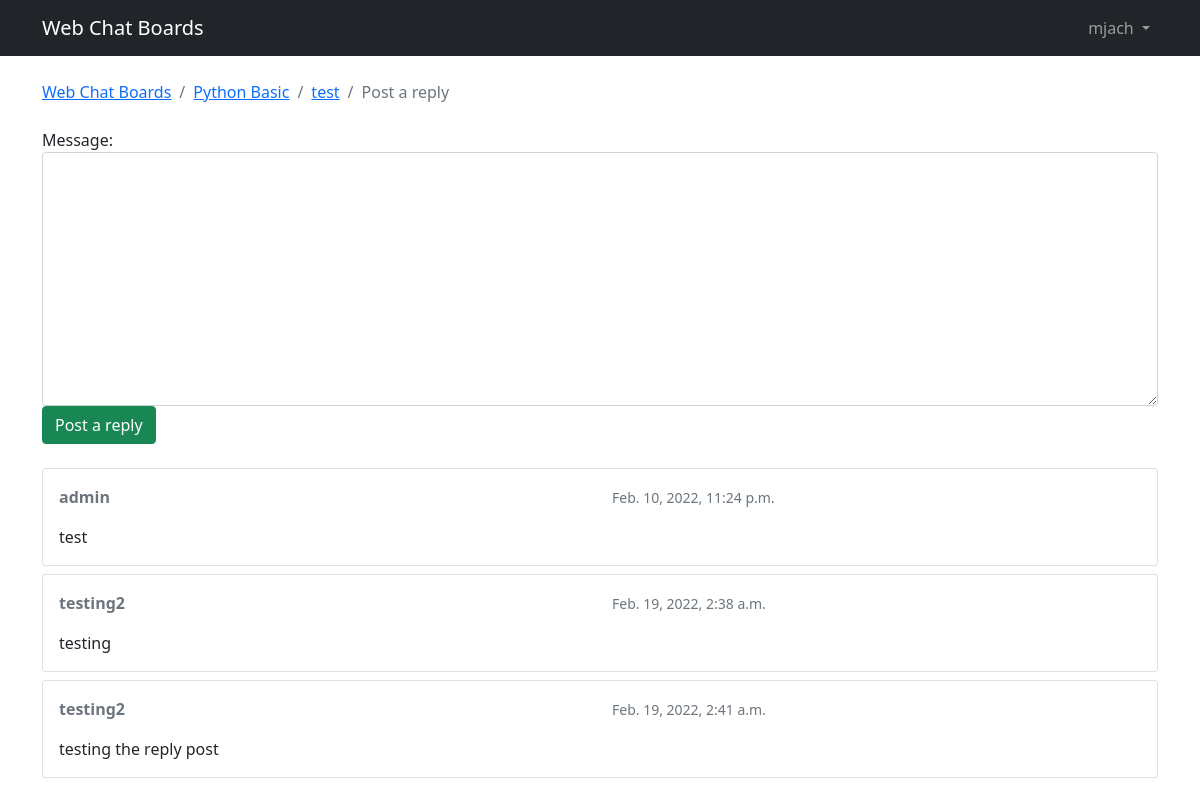
/board_topic/1/topics/1/reply/ (signed in), run on the app's committed database.
### webchat/models.py (models this page shows, shortened)
class ChatTopic(models.Model):
    subject = models.CharField(max_length = 250)
    lastUpdate = models.DateTimeField(auto_now_add = True)
    boardName = models.ForeignKey(ChatBoard, related_name='topics',on_delete=models.CASCADE)
    boardStarter = models.ForeignKey(User, related_name='topics',on_delete=models.CASCADE)
    views = models.PositiveIntegerField(default=0)

class ChatBoard(models.Model):
    name = models.CharField(max_length = 35, unique = True)
    details = models.CharField(max_length = 150)

class Post(models.Model):
    message = models.TextField(max_length = 5000)
    topic = models.ForeignKey(ChatTopic, related_name = 'posts',on_delete=models.CASCADE)
    createdAt = models.DateTimeField(auto_now_add = True)
    updatedAt = models.DateTimeField(null = True)
    createdBy = models.ForeignKey(User, related_name = 'posts',on_delete=models.CASCADE)
    updatedBy = models.ForeignKey(User, null = True, related_name = '+',on_delete=models.CASCADE)

### webchat/views.py (the view)
@login_required
def reply_topic(request, pk, topic_pk):
    topic = get_object_or_404(ChatTopic, boardName__pk=pk, pk=topic_pk )
    if request.method == 'POST':
        form = PostForm(request.POST)
        if form.is_valid():
            post = form.save(commit=False)
            post.topic = topic
            post.createdBy = request.user
            post.save()
            return redirect('topic_posts', pk=pk, topic_pk=topic_pk)
    else:
        form = PostForm()
    return render(request,'reply_topic.html', {'topic':topic, 'form':form})

### webchat/forms.py
class PostForm(forms.ModelForm):
    class Meta:
        model = Post
        fields = ['message']

### webchat/templatetags/form_tags.py (called while the page is built)
@register.filter
def input_class(bound_field):
    css_class = ''
    if bound_field.form.is_bound:
        if bound_field.errors:
            css_class = 'is-invalid'
        elif field_type(bound_field) != 'PasswordInput':
            css_class = 'is-valid'
    return 'form-control {}'.format(css_class)

### templates/reply_topic.html (shortened to what this page needs)
{% extends 'base.html' %}
{% load static %}
{% block breadcrumb %}
  <li class="breadcrumb-item"><a href="{% url 'home' %}">Web Chat Boards</a></li>
  <li class="breadcrumb-item"><a href="{% url 'board_topic' topic.boardName.pk %}">{{ topic.boardName.name }}</a></li>
  <li class="breadcrumb-item"><a href="{% url 'topic_posts' topic.boardName.pk topic.pk %}">{{ topic.subject }}</a></li>
  <li class="breadcrumb-item active">Post a reply</li>
{% endblock %}
{% block content %}
  <form method="post" class="mb-4">
    {% include 'includes/form.html' %}
    <button type="submit" class="btn btn-success">Post a reply</button>
  </form>
  {% for post in topic.posts.all %}
    <div class="card mb-2">
      <div class="card-body p-3">
        <div class="row mb-3">
          <div class="col-6">
            <strong class="text-muted">{{ post.createdBy.username }}</strong>
          </div>
          <div class="col-6 text-right">
            <small class="text-muted">{{ post.createdAt }}</small>
          </div>
        </div>
        {{ post.message }}
      </div>
    </div>
  {% endfor %}
{% endblock %}

### templates/base.html (shortened to what this page needs)
<!DOCTYPE html>
{% load static %}
<html>
   <head>
      <link rel="stylesheet" href="{% static 'css/bootstrap.min.css' %}">
   </head>
   <body>
      {% block body %}
      <nav class="navbar navbar-expand-sm navbar-dark bg-dark">
         <div class="container">
            <a class="navbar-brand" href="{% url 'home' %}">Web Chat Boards</a>
            <div class="collapse navbar-collapse" id="mainMenu">
               {% if user.is_authenticated %}
               <ul class="navbar-nav ms-auto">
                  <li class="nav-item dropdown">
                     <a class="nav-link dropdown-toggle" href="#" id="userMenu" data-bs-toggle="dropdown" aria-haspopup="true" aria-expanded="false">
                     {{ user.username }}
                     </a>
                  </li>
               </ul>
               {% else %}
               <form class="form-inline ms-auto">
                  <a href="{% url 'login' %}" class="btn btn-outline-secondary">Log in</a>
                  <a href="{% url 'signup' %}" class="btn btn-primary ml-2">Sign up</a>
               </form>
               {% endif %}
            </div>
         </div>
      </nav>
      <div class="container">
         <ol class="breadcrumb my-4">
            {% block breadcrumb %}
            {% endblock %}
         </ol>
         {% block content %}
         {% endblock %}
      </div>
      {% endblock body %}
   </body>
</html>

### data on the page
ChatTopic: boardName.name "Python Basic", subject "test"
Post: createdBy.username "admin", createdAt "Feb. 10, 2022, 11:24 p.m.", message "test"
Post: createdBy.username "testing2", createdAt "Feb. 19, 2022, 2:38 a.m.", message "testing"
Post: createdBy.username "testing2", createdAt "Feb. 19, 2022, 2:41 a.m.", message "testing the reply post"

### other printed values
{{ user.username }} "mjach"
{{ field.label_tag }} "Message:"
